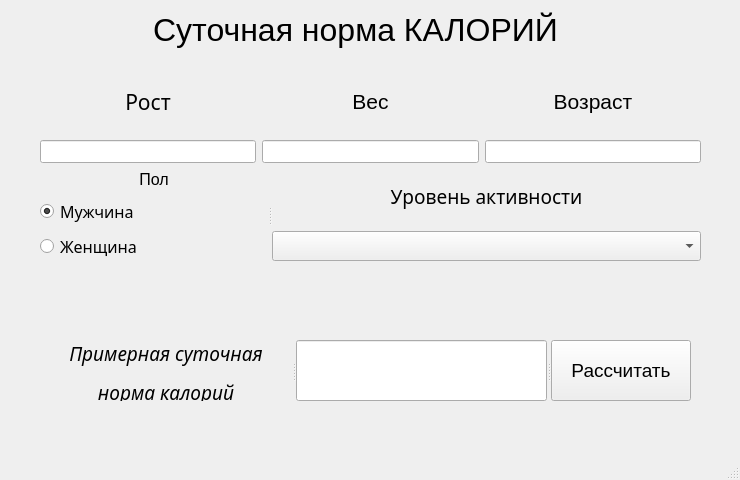
<?xml version="1.0" encoding="UTF-8"?>
<ui version="4.0">
 <class>SecondWindow2</class>
 <widget class="QMainWindow" name="SecondWindow2">
  <property name="geometry">
   <rect>
    <x>0</x>
    <y>0</y>
    <width>740</width>
    <height>480</height>
   </rect>
  </property>
  <property name="minimumSize">
   <size>
    <width>740</width>
    <height>480</height>
   </size>
  </property>
  <property name="maximumSize">
   <size>
    <width>740</width>
    <height>480</height>
   </size>
  </property>
  <property name="windowTitle">
   <string>MainWindow</string>
  </property>
  <widget class="QWidget" name="centralwidget">
   <widget class="QLabel" name="label">
    <property name="geometry">
     <rect>
      <x>110</x>
      <y>10</y>
      <width>491</width>
      <height>41</height>
     </rect>
    </property>
    <property name="text">
     <string>&lt;html&gt;&lt;head/&gt;&lt;body&gt;&lt;p align=&quot;center&quot;&gt;&lt;span style=&quot; font-size:24pt;&quot;&gt;Суточная норма КАЛОРИЙ&lt;/span&gt;&lt;/p&gt;&lt;/body&gt;&lt;/html&gt;</string>
    </property>
   </widget>
   <widget class="QWidget" name="layoutWidget">
    <property name="geometry">
     <rect>
      <x>40</x>
      <y>70</y>
      <width>661</width>
      <height>191</height>
     </rect>
    </property>
    <layout class="QVBoxLayout" name="verticalLayout_4">
     <item>
      <layout class="QVBoxLayout" name="verticalLayout">
       <item>
        <layout class="QHBoxLayout" name="horizontalLayout_2">
         <item>
          <widget class="QLabel" name="label_2">
           <property name="font">
            <font>
             <family>Agency FB</family>
             <pointsize>14</pointsize>
            </font>
           </property>
           <property name="cursor">
            <cursorShape>ArrowCursor</cursorShape>
           </property>
           <property name="text">
            <string>&lt;html&gt;&lt;head/&gt;&lt;body&gt;&lt;p align=&quot;center&quot;&gt;&lt;span style=&quot; font-size:16pt;&quot;&gt;Рост&lt;/span&gt;&lt;/p&gt;&lt;/body&gt;&lt;/html&gt;</string>
           </property>
          </widget>
         </item>
         <item>
          <widget class="QLabel" name="label_3">
           <property name="text">
            <string>&lt;html&gt;&lt;head/&gt;&lt;body&gt;&lt;p align=&quot;center&quot;&gt;&lt;span style=&quot; font-size:16pt;&quot;&gt;Вес&lt;/span&gt;&lt;/p&gt;&lt;/body&gt;&lt;/html&gt;</string>
           </property>
          </widget>
         </item>
         <item>
          <widget class="QLabel" name="label_4">
           <property name="text">
            <string>&lt;html&gt;&lt;head/&gt;&lt;body&gt;&lt;p align=&quot;center&quot;&gt;&lt;span style=&quot; font-size:16pt;&quot;&gt;Возраст&lt;/span&gt;&lt;/p&gt;&lt;/body&gt;&lt;/html&gt;</string>
           </property>
          </widget>
         </item>
        </layout>
       </item>
       <item>
        <layout class="QHBoxLayout" name="horizontalLayout">
         <item>
          <widget class="QLineEdit" name="height">
           <property name="font">
            <font>
             <pointsize>10</pointsize>
            </font>
           </property>
          </widget>
         </item>
         <item>
          <widget class="QLineEdit" name="weight">
           <property name="font">
            <font>
             <pointsize>10</pointsize>
            </font>
           </property>
          </widget>
         </item>
         <item>
          <widget class="QLineEdit" name="age">
           <property name="font">
            <font>
             <pointsize>10</pointsize>
            </font>
           </property>
          </widget>
         </item>
        </layout>
       </item>
      </layout>
     </item>
     <item>
      <widget class="QSplitter" name="splitter">
       <property name="orientation">
        <enum>Qt::Horizontal</enum>
       </property>
       <widget class="QWidget" name="layoutWidget">
        <layout class="QVBoxLayout" name="verticalLayout_3">
         <item>
          <widget class="QLabel" name="label_5">
           <property name="text">
            <string>&lt;html&gt;&lt;head/&gt;&lt;body&gt;&lt;p align=&quot;center&quot;&gt;&lt;span style=&quot; font-size:12pt;&quot;&gt;Пол&lt;/span&gt;&lt;/p&gt;&lt;/body&gt;&lt;/html&gt;</string>
           </property>
          </widget>
         </item>
         <item>
          <widget class="QRadioButton" name="radioButton">
           <property name="font">
            <font>
             <family>Agency FB</family>
             <pointsize>12</pointsize>
            </font>
           </property>
           <property name="text">
            <string>Мужчина</string>
           </property>
           <property name="checked">
            <bool>true</bool>
           </property>
          </widget>
         </item>
         <item>
          <widget class="QRadioButton" name="radioButton_2">
           <property name="font">
            <font>
             <family>Agency FB</family>
             <pointsize>12</pointsize>
            </font>
           </property>
           <property name="text">
            <string>Женщина</string>
           </property>
          </widget>
         </item>
        </layout>
       </widget>
       <widget class="QWidget" name="layoutWidget">
        <layout class="QVBoxLayout" name="verticalLayout_2">
         <item>
          <widget class="QLabel" name="label_6">
           <property name="font">
            <font>
             <family>Agency FB</family>
             <pointsize>14</pointsize>
            </font>
           </property>
           <property name="whatsThis">
            <string>&lt;html&gt;&lt;head/&gt;&lt;body&gt;&lt;p align=&quot;center&quot;&gt;Уровень активности&lt;/p&gt;&lt;/body&gt;&lt;/html&gt;</string>
           </property>
           <property name="text">
            <string>&lt;html&gt;&lt;head/&gt;&lt;body&gt;&lt;p align=&quot;center&quot;&gt;Уровень активности&lt;/p&gt;&lt;/body&gt;&lt;/html&gt;</string>
           </property>
          </widget>
         </item>
         <item>
          <widget class="QComboBox" name="comboBox">
           <property name="font">
            <font>
             <family>Agency FB</family>
             <pointsize>11</pointsize>
            </font>
           </property>
          </widget>
         </item>
        </layout>
       </widget>
      </widget>
     </item>
    </layout>
   </widget>
   <widget class="QSplitter" name="splitter_2">
    <property name="geometry">
     <rect>
      <x>40</x>
      <y>340</y>
      <width>651</width>
      <height>61</height>
     </rect>
    </property>
    <property name="orientation">
     <enum>Qt::Horizontal</enum>
    </property>
    <widget class="QLabel" name="label_7">
     <property name="font">
      <font>
       <family>Agency FB</family>
       <pointsize>14</pointsize>
      </font>
     </property>
     <property name="tabletTracking">
      <bool>false</bool>
     </property>
     <property name="text">
      <string>&lt;html&gt;&lt;head/&gt;&lt;body&gt;&lt;p align=&quot;center&quot;&gt;&lt;span style=&quot; font-style:italic;&quot;&gt;Примерная суточная&lt;/span&gt;&lt;/p&gt;&lt;p align=&quot;center&quot;&gt;&lt;span style=&quot; font-style:italic;&quot;&gt;норма калорий&lt;/span&gt;&lt;/p&gt;&lt;/body&gt;&lt;/html&gt;</string>
     </property>
    </widget>
    <widget class="QLineEdit" name="lineEdit_4">
     <property name="font">
      <font>
       <family>Agency FB</family>
       <pointsize>16</pointsize>
      </font>
     </property>
     <property name="cursor">
      <cursorShape>IBeamCursor</cursorShape>
     </property>
     <property name="toolTip">
      <string>&lt;html&gt;&lt;head/&gt;&lt;body&gt;&lt;p align=&quot;center&quot;&gt;&lt;br/&gt;&lt;/p&gt;&lt;/body&gt;&lt;/html&gt;</string>
     </property>
    </widget>
    <widget class="QPushButton" name="pushButton">
     <property name="font">
      <font>
       <pointsize>14</pointsize>
      </font>
     </property>
     <property name="text">
      <string>Рассчитать</string>
     </property>
    </widget>
   </widget>
  </widget>
  <widget class="QMenuBar" name="menubar">
   <property name="geometry">
    <rect>
     <x>0</x>
     <y>0</y>
     <width>740</width>
     <height>20</height>
    </rect>
   </property>
  </widget>
  <widget class="QStatusBar" name="statusbar"/>
 </widget>
 <resources/>
 <connections/>
</ui>
